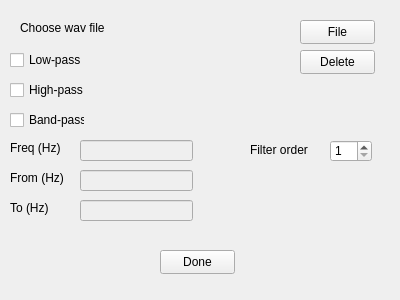
<?xml version="1.0" encoding="UTF-8"?>
<ui version="4.0">
 <class>filtersConfigWindow</class>
 <widget class="QWidget" name="filtersConfigWindow">
  <property name="geometry">
   <rect>
    <x>0</x>
    <y>0</y>
    <width>400</width>
    <height>300</height>
   </rect>
  </property>
  <property name="windowTitle">
   <string>Filters config</string>
  </property>
  <widget class="QCheckBox" name="lowPassFilterCheckBox">
   <property name="geometry">
    <rect>
     <x>10</x>
     <y>50</y>
     <width>75</width>
     <height>20</height>
    </rect>
   </property>
   <property name="text">
    <string>Low-pass</string>
   </property>
  </widget>
  <widget class="QCheckBox" name="highPassFilterCheckBox">
   <property name="geometry">
    <rect>
     <x>10</x>
     <y>80</y>
     <width>75</width>
     <height>20</height>
    </rect>
   </property>
   <property name="text">
    <string>High-pass</string>
   </property>
  </widget>
  <widget class="QCheckBox" name="bandPassFilterCheckBox">
   <property name="geometry">
    <rect>
     <x>10</x>
     <y>110</y>
     <width>75</width>
     <height>20</height>
    </rect>
   </property>
   <property name="text">
    <string>Band-pass</string>
   </property>
  </widget>
  <widget class="QSpinBox" name="filterOrderSpinBox">
   <property name="geometry">
    <rect>
     <x>330</x>
     <y>140</y>
     <width>42</width>
     <height>22</height>
    </rect>
   </property>
   <property name="minimum">
    <number>1</number>
   </property>
   <property name="maximum">
    <number>4</number>
   </property>
  </widget>
  <widget class="QLabel" name="label">
   <property name="geometry">
    <rect>
     <x>250</x>
     <y>140</y>
     <width>71</width>
     <height>20</height>
    </rect>
   </property>
   <property name="text">
    <string>Filter order</string>
   </property>
  </widget>
  <widget class="QLineEdit" name="freqFromInput">
   <property name="enabled">
    <bool>false</bool>
   </property>
   <property name="geometry">
    <rect>
     <x>80</x>
     <y>170</y>
     <width>113</width>
     <height>21</height>
    </rect>
   </property>
  </widget>
  <widget class="QLabel" name="label_2">
   <property name="geometry">
    <rect>
     <x>10</x>
     <y>170</y>
     <width>61</width>
     <height>16</height>
    </rect>
   </property>
   <property name="text">
    <string>From (Hz)</string>
   </property>
  </widget>
  <widget class="QLabel" name="label_3">
   <property name="geometry">
    <rect>
     <x>10</x>
     <y>200</y>
     <width>61</width>
     <height>16</height>
    </rect>
   </property>
   <property name="text">
    <string>To (Hz)</string>
   </property>
  </widget>
  <widget class="QLineEdit" name="freqToInput">
   <property name="enabled">
    <bool>false</bool>
   </property>
   <property name="geometry">
    <rect>
     <x>80</x>
     <y>200</y>
     <width>113</width>
     <height>21</height>
    </rect>
   </property>
  </widget>
  <widget class="QLineEdit" name="freqInput">
   <property name="enabled">
    <bool>false</bool>
   </property>
   <property name="geometry">
    <rect>
     <x>80</x>
     <y>140</y>
     <width>113</width>
     <height>21</height>
    </rect>
   </property>
  </widget>
  <widget class="QLabel" name="label_4">
   <property name="geometry">
    <rect>
     <x>10</x>
     <y>140</y>
     <width>61</width>
     <height>16</height>
    </rect>
   </property>
   <property name="text">
    <string>Freq (Hz)</string>
   </property>
  </widget>
  <widget class="QPushButton" name="chooseFilePushBtn">
   <property name="geometry">
    <rect>
     <x>300</x>
     <y>20</y>
     <width>75</width>
     <height>24</height>
    </rect>
   </property>
   <property name="cursor">
    <cursorShape>ArrowCursor</cursorShape>
   </property>
   <property name="text">
    <string>File</string>
   </property>
  </widget>
  <widget class="QLabel" name="fileNameLabel">
   <property name="geometry">
    <rect>
     <x>20</x>
     <y>20</y>
     <width>261</width>
     <height>16</height>
    </rect>
   </property>
   <property name="text">
    <string>Choose wav file</string>
   </property>
  </widget>
  <widget class="QPushButton" name="deleteFilePushBtn">
   <property name="geometry">
    <rect>
     <x>300</x>
     <y>50</y>
     <width>75</width>
     <height>24</height>
    </rect>
   </property>
   <property name="cursor">
    <cursorShape>ArrowCursor</cursorShape>
   </property>
   <property name="text">
    <string>Delete</string>
   </property>
  </widget>
  <widget class="QPushButton" name="configDonePushBtn">
   <property name="geometry">
    <rect>
     <x>160</x>
     <y>250</y>
     <width>75</width>
     <height>24</height>
    </rect>
   </property>
   <property name="cursor">
    <cursorShape>ArrowCursor</cursorShape>
   </property>
   <property name="text">
    <string>Done</string>
   </property>
  </widget>
 </widget>
 <resources/>
 <connections/>
</ui>
